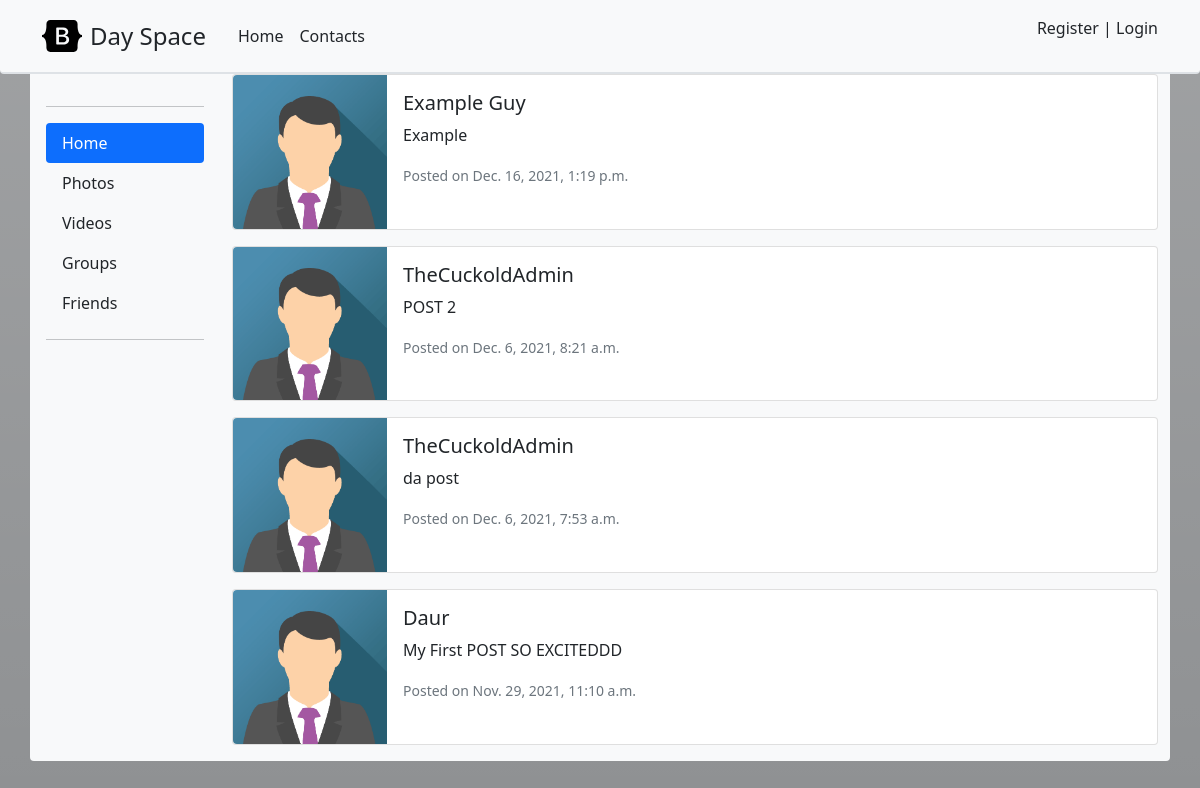
Before: / with the older database file.
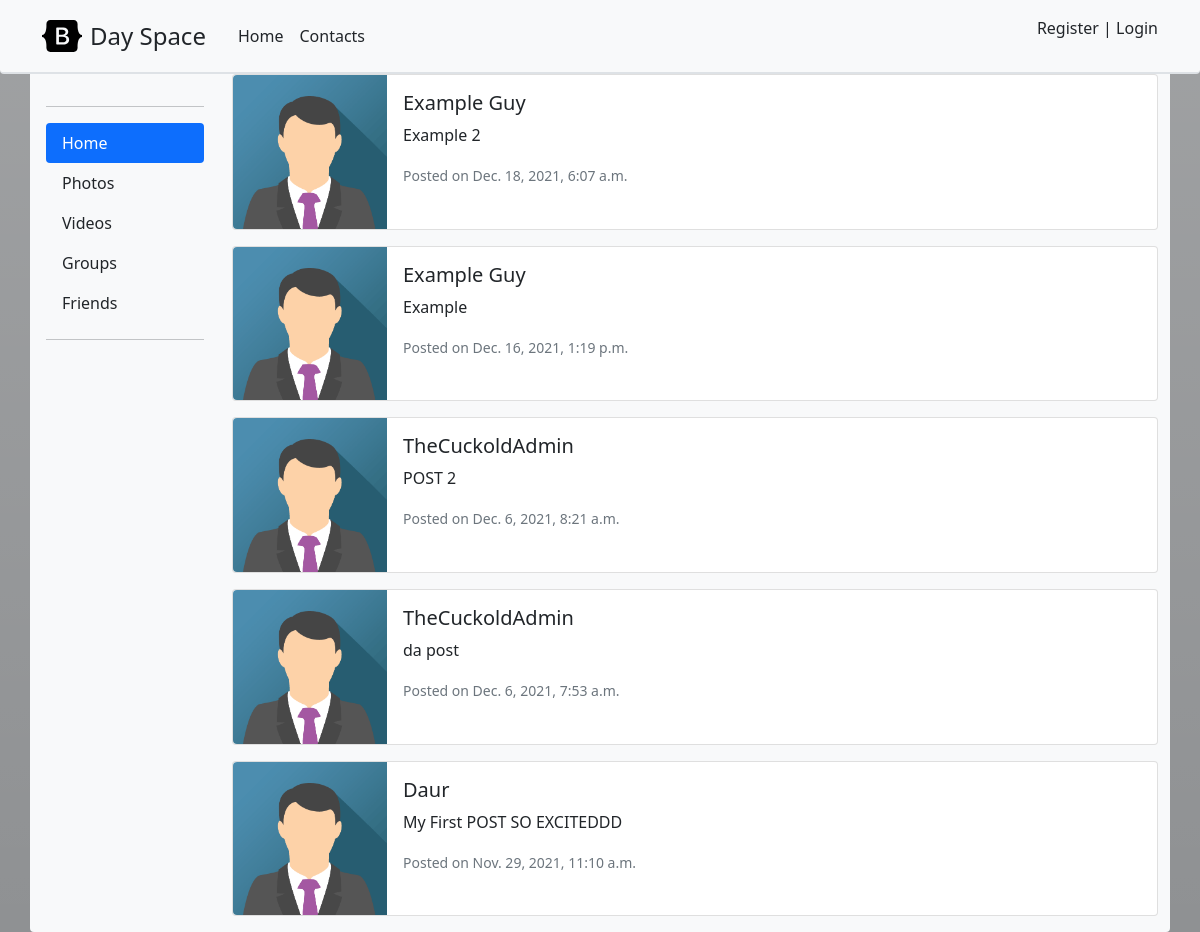
After: the same page with the newer database file.
### article/models.py (models this page shows, shortened)
class Posts(models.Model):
    user = models.ForeignKey(Account, on_delete=models.CASCADE)
    time = models.DateTimeField(auto_now=True)
    text = models.TextField()
    class Meta():
        verbose_name = 'Post'
        verbose_name_plural = 'The posts'

### account/models.py (models this page shows, shortened)
class Account(AbstractBaseUser):
    email               = models.EmailField(verbose_name='email', max_length=60, unique=True)
    username            = models.CharField(max_length=30, unique=True)
    date_joined         = models.DateTimeField(verbose_name='date joined', auto_now_add=True)
    last_login          = models.DateTimeField(verbose_name='last login', auto_now=True)
    is_admin            = models.BooleanField(default=False)
    is_active           = models.BooleanField(default=True)
    is_staff            = models.BooleanField(default=False)
    is_superuser        = models.BooleanField(default=False)
    USERNAME_FIELD = 'email'
    REQUIRED_FIELDS = ['username']
    objects = Account_Manager()

### article/views.py (the view)
# urls.py: path('', views.home, name='home'),
def home(request):
    context = {}
    context['posts'] = Posts.objects.order_by('-time')
    context['user'] = request.user
    return render(request, 'home.html', context)

### templates/home.html (shortened to what this page needs)
{% extends 'base.html' %}
{% load static %}
{% block head %}
  <link rel="stylesheet" type="text/css" href="{% static 'css/home.css' %}">
{% endblock %}
{% block content %}
  <div class="row justify-content-center d-flex bg-light h-auto border-1 rounded-bottom">
    <div class="col-12 col-lg-2 col-md-12 col-sm-12 d-flex flex-column flex-shrink-0 p-3" >
      <ul class="nav nav-pills flex-column mb-auto">
      <hr>
        <li class="nav-item"><a href="#" class="nav-link active" aria-current="page">Home</a></li>
        <li><a href="#" class="nav-link link-dark">Photos</a></li>
        <li><a href="#" class="nav-link link-dark">Videos</a></li>
        <li><a href="#" class="nav-link link-dark">Groups</a></li>
        <li><a href="#" class="nav-link link-dark">Friends</a></li>
        <hr>
      </ul>
    </div>
    <div id="posts" class="col-12 col-lg-10 col-md-12 col-sm-12 col-xs-12 d-flex flex-column mx-0">
      {% for post in posts %}
        {% include "post.html" with post=post user=user %}
      {% endfor %}
    </div>
  </div>
{% endblock %}

### templates/post.html (shortened to what this page needs)
{% load static %}
<div class="card mb-3" >
  <div class="row g-0">
    <div class="col-4 col-md-2">
      <img src="{% static 'images/avatar.png' %}" class="img-fluid rounded-start" alt="profile pic">
    </div>
    <div class="col-8 col-md-10">
      <div class="card-body d-flex flex-column">
        <h5 class="card-title">
          <a class="text-decoration-none text-dark " href="#">{{post.user.username}}</a>
        </h5>
        <p class="card-text">{{post.text}}</p>
        <p class="card-text bottom"><small class="text-muted">Posted on {{post.time}}</small></p>
      </div>
    </div>
  </div>
</div>

Changed rows visible on the page:
added Posts: user.username "Example Guy", text "Example 2", time "Dec. 18, 2021, 6:07 a.m."
